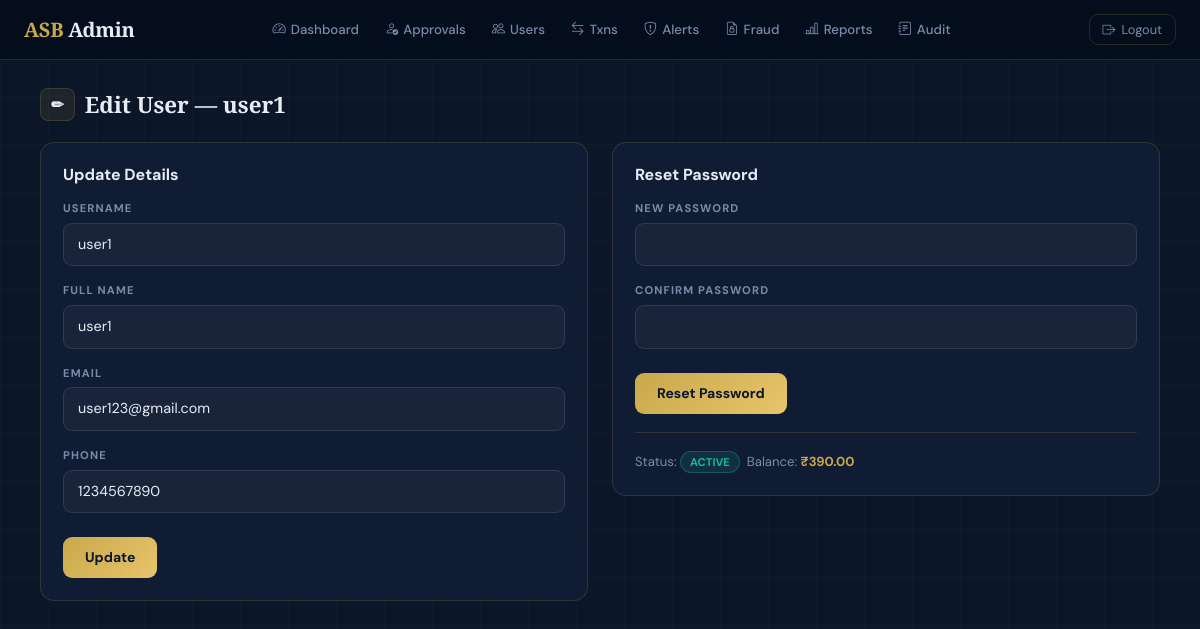
The app's page /control/edit-user/2/ (signed in) with its own data.
### accounts/models.py (models this page shows, shortened)
class UserProfile(models.Model):
    ACCOUNT_STATUS = [
        ('PENDING',  'Pending Approval'),
        ('ACTIVE',   'Active'),
        ('BLOCKED',  'Blocked'),
        ('REJECTED', 'Rejected'),
    ]
    user           = models.OneToOneField(User, on_delete=models.CASCADE)
    account_number = models.CharField(max_length=12, unique=True, blank=True)
    balance        = models.DecimalField(max_digits=12, decimal_places=2, default=0)
    account_status = models.CharField(max_length=10, choices=ACCOUNT_STATUS, default='PENDING')
    full_name = models.CharField(max_length=100, blank=True, default='')
    email     = models.EmailField(blank=True, default='')
    phone     = models.CharField(max_length=15, blank=True, default='')
    pin_hash  = models.CharField(max_length=64, blank=True, default='')
    average_transaction_amount   = models.DecimalField(max_digits=12, decimal_places=2, default=0)
    usual_transaction_hour_start = models.IntegerField(default=9)
    usual_transaction_hour_end   = models.IntegerField(default=18)
    failed_login_attempts = models.IntegerField(default=0)
    locked_until          = models.DateTimeField(null=True, blank=True)
    approved_by      = models.ForeignKey(User, null=True, blank=True,
                            on_delete=models.SET_NULL, related_name='approved_users')
    approved_at      = models.DateTimeField(null=True, blank=True)
    rejection_reason = models.TextField(blank=True, default='')

### accounts/views.py (the view, shortened to what this page needs)
# urls.py: path('control/edit-user/<int:user_id>/',       views.edit_user,      name='edit_user'),
@login_required
@user_passes_test(is_admin)
def edit_user(request, user_id):
    tu = get_object_or_404(User, id=user_id)
    p  = tu.userprofile
    msg = None
    return render(request, 'admin/edit_user.html',
                  {'target_user': tu, 'profile': p, 'message': msg})

### accounts/views.py (called while the page is built)
def is_admin(u): return u.is_staff

### templates/admin/edit_user.html (shortened to what this page needs)
{% extends "base.html" %}{% block content %}
<div class="page-title"><span class="pill">✏</span> Edit User — {{ target_user.username }}</div>
<div class="row g-4">
  <div class="col-md-6"><div class="asb-card fu">
    <h6 style="font-weight:700;margin-bottom:16px;">Update Details</h6>
    <form method="POST">{% csrf_token %}<input type="hidden" name="action" value="update">
      <div class="mb-3"><label class="asb-label">Username</label><input name="username" value="{{ target_user.username }}" class="asb-input"></div>
      <div class="mb-3"><label class="asb-label">Full Name</label><input name="full_name" value="{{ profile.full_name }}" class="asb-input"></div>
      <div class="mb-3"><label class="asb-label">Email</label><input name="email" value="{{ profile.email }}" class="asb-input"></div>
      <div class="mb-4"><label class="asb-label">Phone</label><input name="phone" value="{{ profile.phone }}" class="asb-input"></div>
      <button type="submit" class="btn-gold">Update</button>
    </form>
  </div></div>
  <div class="col-md-6"><div class="asb-card fu fu1">
    <h6 style="font-weight:700;margin-bottom:16px;">Reset Password</h6>
    <form method="POST">{% csrf_token %}<input type="hidden" name="action" value="reset_password">
      <div class="mb-3"><label class="asb-label">New Password</label><input type="password" name="new_password" class="asb-input" required></div>
      <div class="mb-4"><label class="asb-label">Confirm Password</label><input type="password" name="confirm_password" class="asb-input" required></div>
      <button type="submit" class="btn-gold">Reset Password</button>
    </form>
    <div class="asb-hr"></div>
    <div style="font-size:.82rem;color:var(--muted);">
      Status: <span class="bdg {% if profile.account_status == 'ACTIVE' %}bdg-ok{% else %}bdg-warn{% endif %}">{{ profile.account_status }}</span>
      &nbsp;Balance: <strong style="color:var(--gold);">₹{{ profile.balance }}</strong>
    </div>
  </div></div>
</div>
{% endblock %}

### templates/base.html (style rules this page uses)
:root { --navy:#0B1629;--navy2:#111E35;--navy3:#172540; --gold:#C9A84C;--gold2:#E8C46A; --teal:#19B8A0;--red:#E05252;--orange:#E67E22; --text:#E8EDF5;--muted:#7A8BAA; --border:rgba(201,168,76,.18); --card:rgba(17,30,53,.96); --radius:14px;--shadow:0 8px 32px rgba(0,0,0,.35); }
* { box-sizing:border-box; }
body { background:var(--navy); color:var(--text); font-family:'DM Sans',sans-serif; font-size:15px; min-height:100vh; }
body::before { content:'';position:fixed;inset:0; background-image: linear-gradient(rgba(201,168,76,.03) 1px,transparent 1px), linear-gradient(90deg,rgba(201,168,76,.03) 1px,transparent 1px); background-size:48px 48px; pointer-events:none;z-index:0; }
h1,h2,h3,h4,h5,.brand,.page-title,.balance-num { font-family:'Playfair Display',serif; }
.asb-card { background:var(--card); border:1px solid var(--border); border-radius:var(--radius); padding:22px; transition:.2s; }
.asb-label { font-size:.7rem;font-weight:700;text-transform:uppercase; letter-spacing:.1em;color:var(--muted);display:block;margin-bottom:6px; font-family:'DM Sans',sans-serif; }
.asb-input { width:100%;background:rgba(255,255,255,.04); border:1px solid rgba(255,255,255,.1);border-radius:9px; color:var(--text);padding:10px 14px;font-size:.9rem; outline:none;transition:.2s;font-family:'DM Sans',sans-serif; }
.btn-gold { background:linear-gradient(135deg,#C9A84C,#E8C46A); color:#0B1629;font-weight:700;border:none; padding:10px 22px;border-radius:9px;font-size:.875rem; cursor:pointer;transition:.2s; display:inline-flex;align-items:center;gap:6px;text-decoration:none; font-family:'DM Sans',sans-serif; }
.bdg { padding:2px 9px;border-radius:20px;font-size:.7rem;font-weight:700;display:inline-block; }
.bdg-ok { background:rgba(25,184,160,.12);color:var(--teal); border:1px solid rgba(25,184,160,.3); }
.page-title { font-size:1.4rem;font-weight:700;color:var(--text); margin-bottom:20px;display:flex;align-items:center;gap:10px; font-family:'Playfair Display',serif; }
.pill { background:rgba(201,168,76,.1);border:1px solid var(--border); border-radius:8px;padding:4px 10px;font-size:.95rem; }
.asb-hr { height:1px;background:var(--border);margin:18px 0; }
.fu { animation:fadeUp .35s ease both; }
.fu1 { animation-delay:.05s; }

### records on screen
UserProfile: full_name "user1", email "user123@gmail.com", phone "1234567890", account_status "ACTIVE", balance "390.00"

### other values on screen
{{ target_user.username }} "user1"
